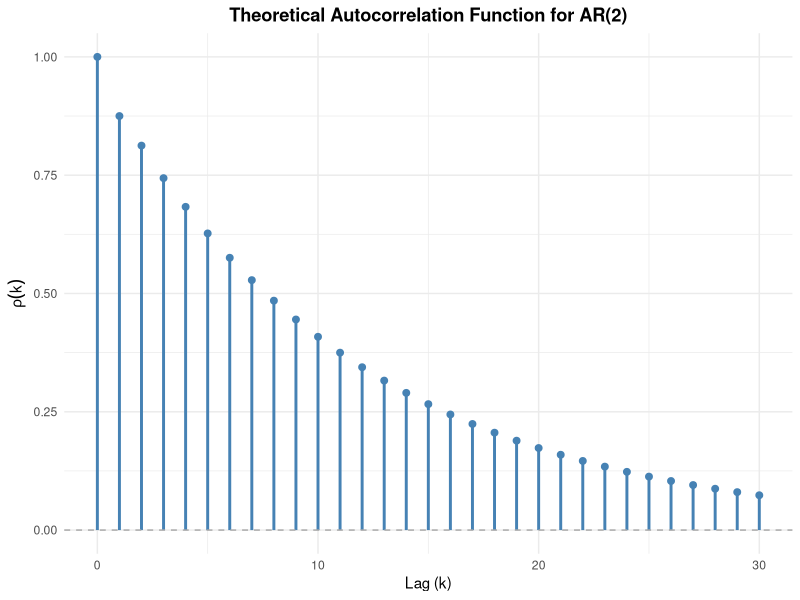
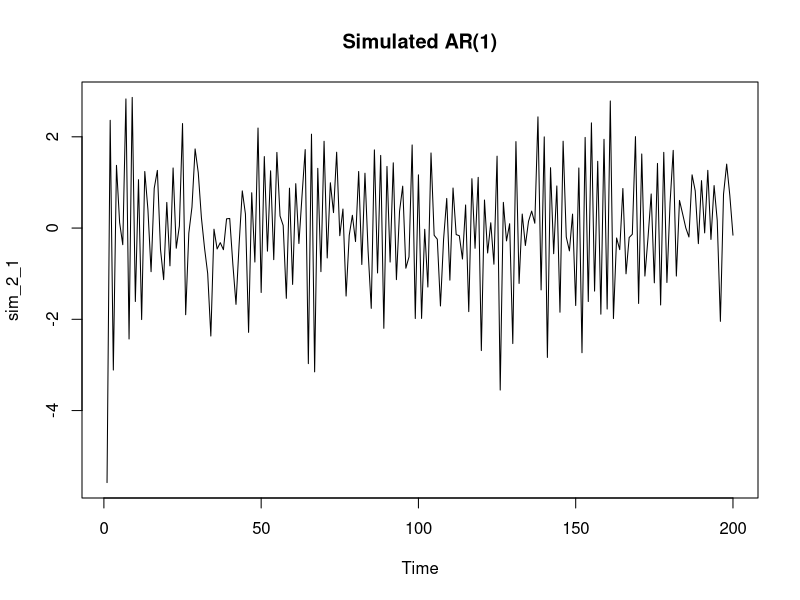
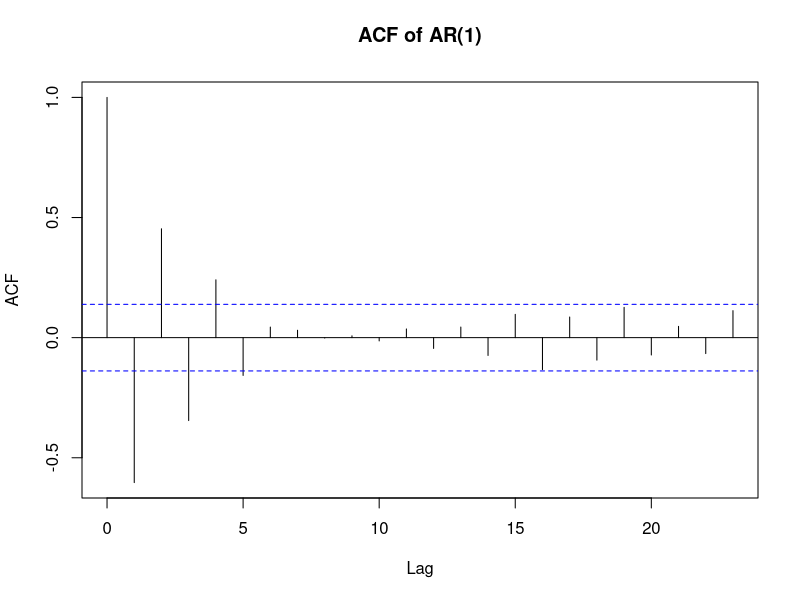
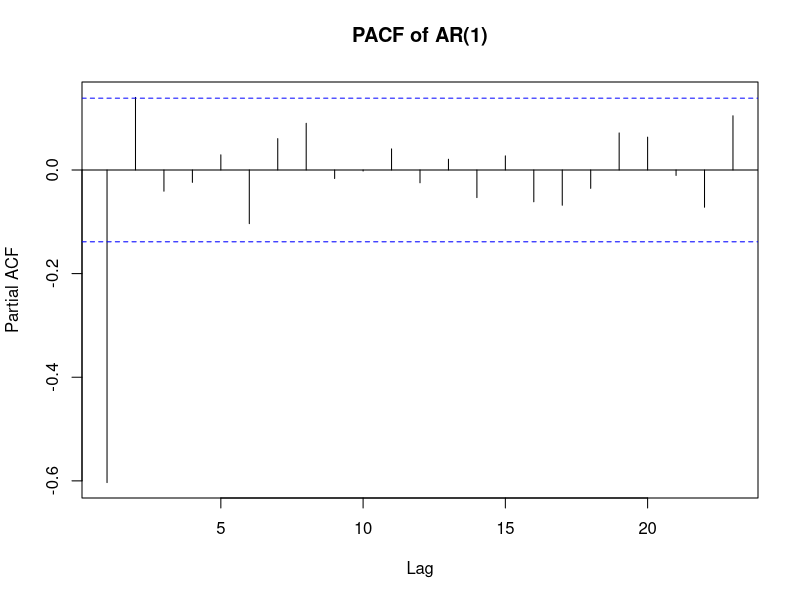
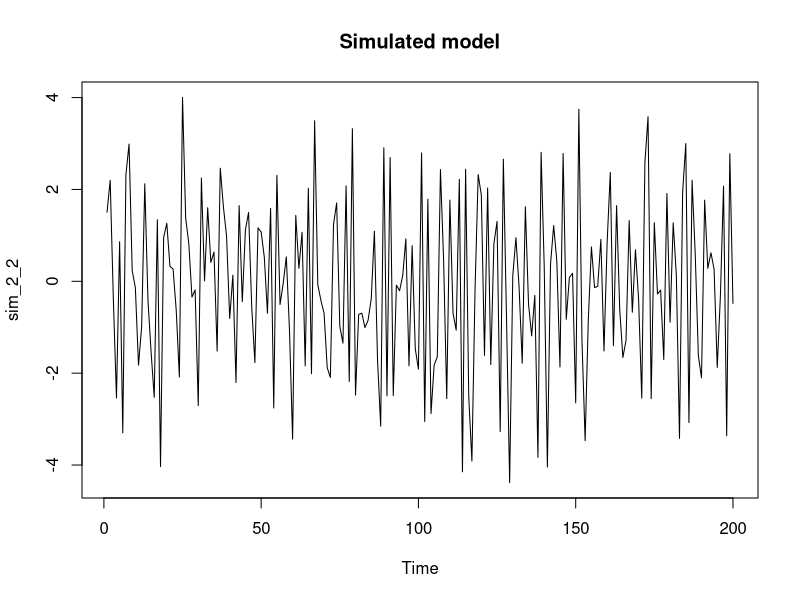
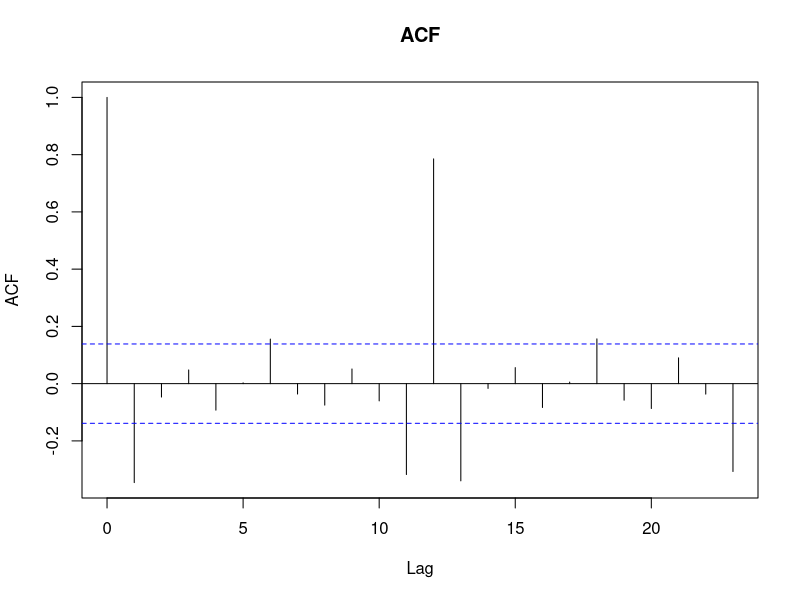
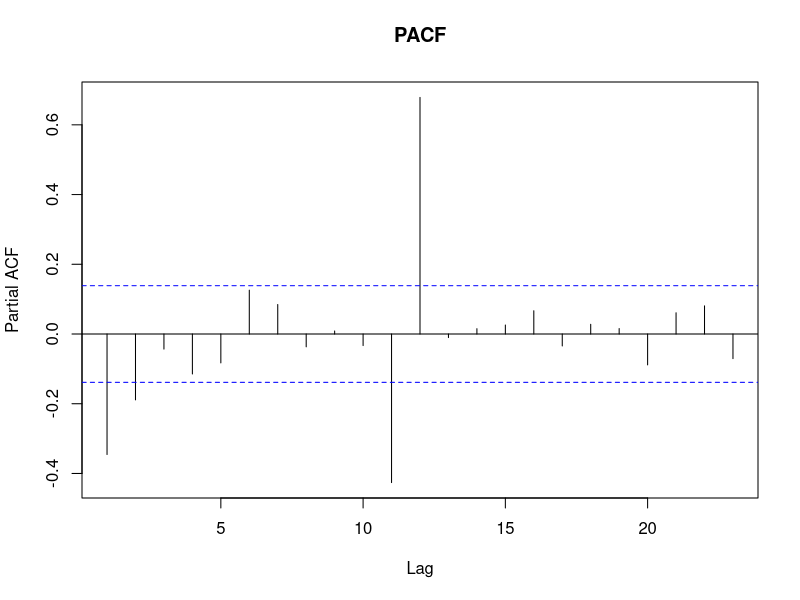
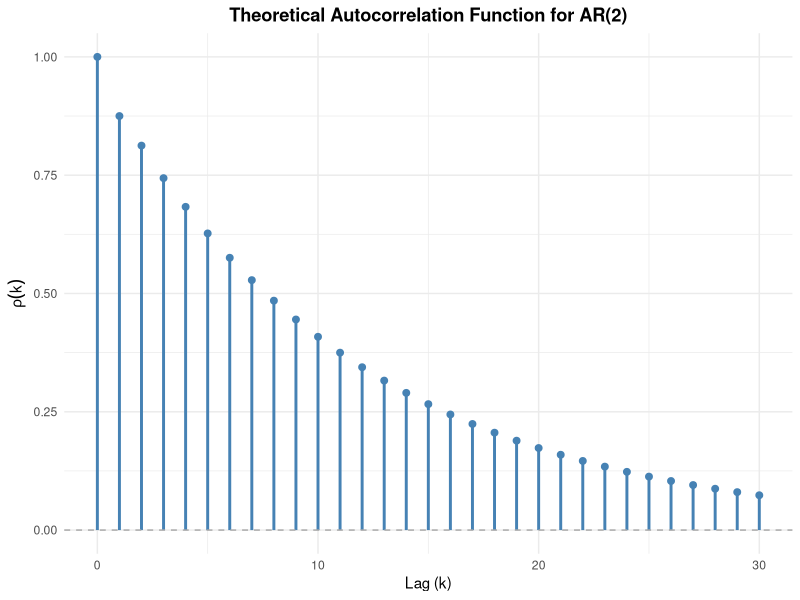

Write the R code that produced these figures, in order.
## ---- chunk 1
knitr::opts_chunk$set(echo = TRUE)
library(ggplot2)
## ---- chunk 2
# Input
phi_1 <- -0.7
phi_2 <- -0.2
n_lag = 30


rho <- numeric(n_lag +1)

# Calculate autocorrelation (1-indexed)
rho[1] = 1                            #k=0
rho[2] = -phi_1 / ( 1 + phi_2)        #k=1

#Calculate for k=2,...,30
for (k in 3:(n_lag + 1)) {
  rho[k] = -phi_1 * rho[k-1] - phi_2 * rho[k-2]
}

#df for ggplot
acf_df <- data.frame(
  lag = 0:n_lag,
  autocorrelation = rho
)


# plot - hjálp frá ai
acf_plot <- 
  ggplot(acf_df, aes(x = lag, y = autocorrelation)) +
  # vertical lines from y=0 to the rho value
  geom_segment(aes(xend = lag, yend = 0), color = "steelblue", linewidth = 1) + 
  # Add dots at the tips for a polished look
  geom_point(color = "steelblue", size = 2) + 
  # Add the dashed zero line
  geom_hline(yintercept = 0, linetype = "dashed", color = "darkgray") + 
  # Add labels and formatting
  labs(
    title = "Theoretical Autocorrelation Function for AR(2)",
    x = "Lag (k)",
    y = expression(rho(k))
  ) +
  theme_minimal() + # A clean, modern theme
  theme(plot.title = element_text(hjust = 0.5, face = "bold")) # Center the title

print(acf_plot)
ggsave("myndir/acf_plot.png", plot = acf_plot, width = 8, height = 5, dpi = 300)


## ---- chunk 3
sim_2_1 <- arima.sim(model = list(ar=-0.6), n=200) # -0.6 af thvi ad R vill hafa thetta a forminu [X_t = phi_1*X_{t-1} + epsilon] en vid gerum [X_t + phi_1 * X_{t-1} = epsilon]

plot(sim_2_1, main="Simulated AR(1)")
acf(sim_2_1, main="ACF of AR(1)")
pacf(sim_2_1, main="PACF of AR(1)")

 
png("myndir/plot_2_1.png", width = 2400, height = 3200, res = 300)


par(mfrow=c(3,1)) # stack in one column
plot(sim_2_1, main="Simulated AR(1)")
acf(sim_2_1, main="ACF of AR(1)")
pacf(sim_2_1, main="PACF of AR(1)")


dev.off()
## ---- chunk 4

sim_2_2 = arima.sim(model = list(ar = c(rep(0,11),0.9)), n=200)

plot(sim_2_2, main="Simulated model")
acf(sim_2_2, main="ACF")
pacf(sim_2_2, main="PACF")

png("myndir/plot_2_2.png", width = 2400, height = 3200, res = 300)


par(mfrow=c(3,1)) # stack in one column
plot(sim_2_2, main="Simulated model")
acf(sim_2_2, main="ACF")
pacf(sim_2_2, main="PACF")


dev.off()
